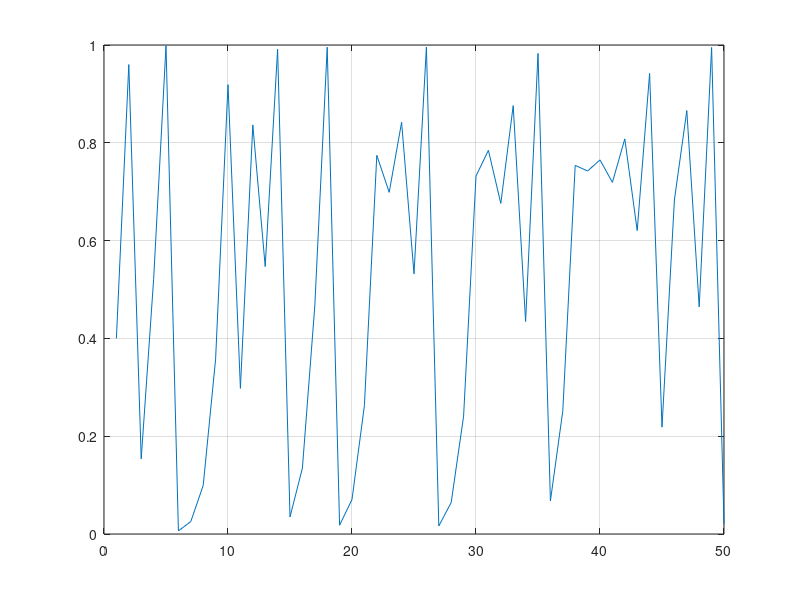

The MATLAB source for this figure:
clearvars;
close all;


N = 50;

a = 4;
x0 = 0.4;

fun = @(x) a*x*(1-x);

for i = 1:N
    x(i) = x0;
    x0 = fun(x0);
    
    
end



plot(x);
axis([0 N 0 1]);
grid on;
